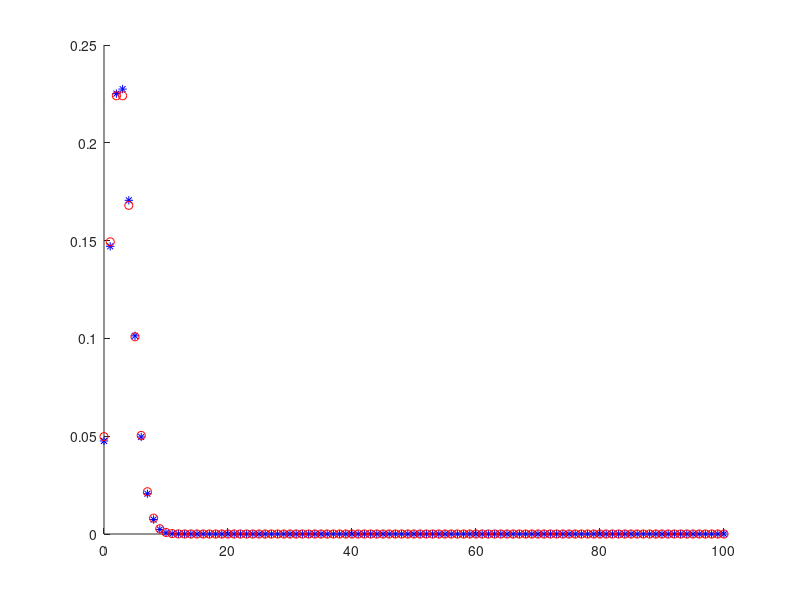
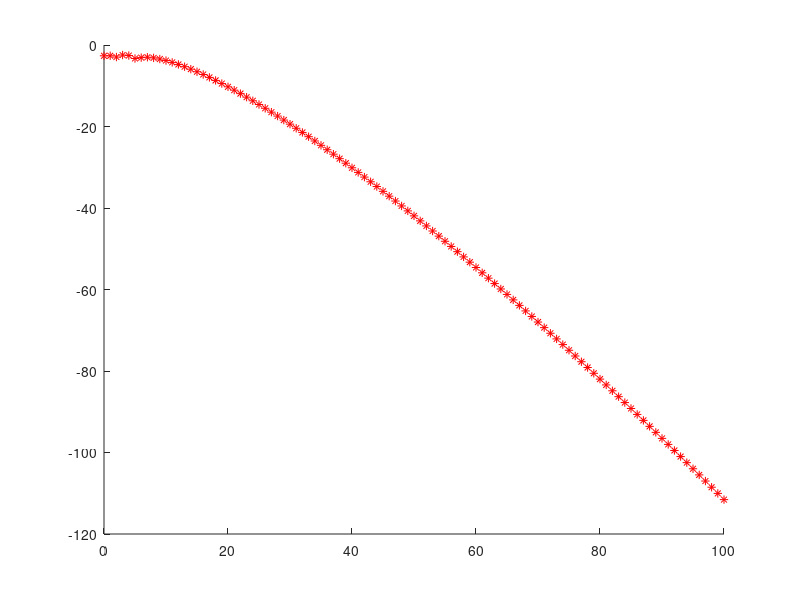

These charts were generated, in order, by the following MATLAB code:
clc
clear
close all

n=100;
p=0.03;

k=0:1:n;
bk=pdf('bino',k,n,p);

lambda=n*p;

nk=pdf('poiss',k,lambda);

figure(1)
hold on
plot(k,bk,'b*')
plot(k,nk,'ro')

[bk;nk]

figure(2)
hold on
plot(k,log10(abs(bk-nk)),'r*')